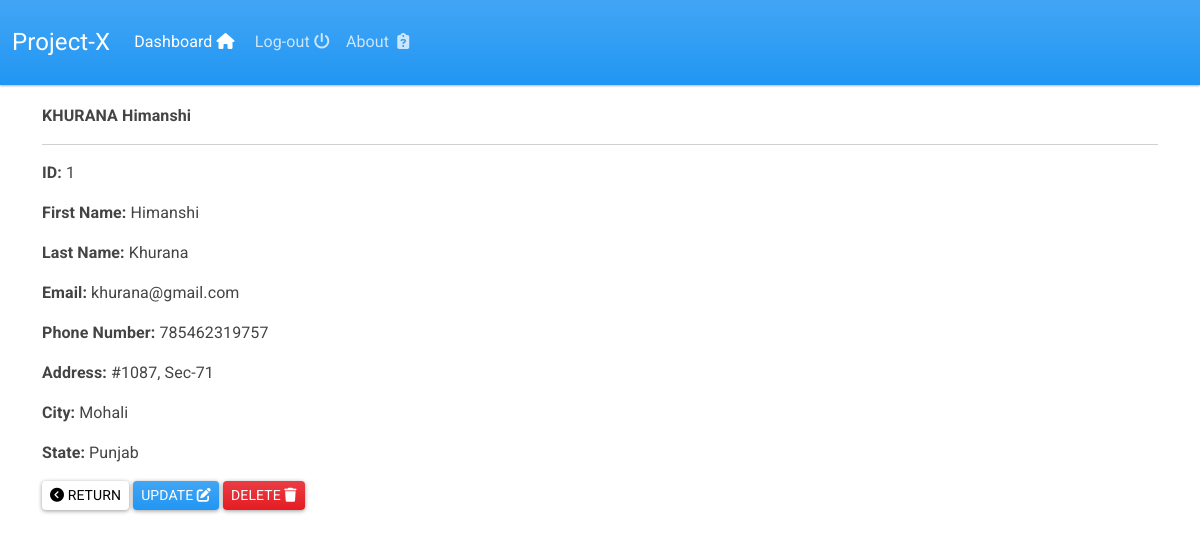
The page /record/1 (signed in) on the database its author committed.
### webapp/models.py (models this page shows, shortened)
class Record(models.Model):
    creation_date = models.DateTimeField(auto_now_add = True)
    first_name = models.CharField(max_length =50)
    last_name = models.CharField(max_length =50)
    email = models.EmailField(max_length =100)
    phone = models.CharField(max_length = 12)
    address = models.CharField(max_length=400)
    city = models.CharField(max_length=50)
    state = models.CharField(max_length = 50)

### webapp/views.py (the view)
# urls.py: path("record/<int:pk>", view_record, name="view-record"),
@login_required
def view_record(request, pk):
    record = Record.objects.filter(id=pk).first()
    return render(request, "webapp/view-record.html", context={"record": record})

### webapp/templates/webapp/view-record.html
{% extends 'webapp/base.html' %}
{% block content %}
    {% if record %}
        <strong>
            {{record.last_name | upper}}
            {{record.first_name}}
        </strong>
        <hr>
        <div class="card-body">
            <p><strong> ID: </strong> {{record.id}} </p>
            <p><strong> First Name: </strong> {{record.first_name}} </p>
            <p><strong> Last Name: </strong> {{record.last_name}} </p>
            <p><strong> Email: </strong> {{record.email}} </p>
            <p><strong> Phone Number: </strong> {{record.phone}} </p>
            <p><strong> Address: </strong> {{record.address}} </p>
            <p><strong> City: </strong> {{record.city}} </p>
            <p><strong> State: </strong> {{record.state}} </p>
        </div>
    {% else %}
        <h3>Sorry the record doesn't exist!</h3>
        <a href="{% url 'dashboard' %}">
            <h5>Please try again</h5>
        </a>
    {% endif %}
    <div>
        <a type="button" class="btn btn-secondary btn-sm" href="{% url 'dashboard' %}"><i class="fa-solid fa-circle-chevron-left"></i> Return</i></a>
        <a type="button" class="btn btn-primary btn-sm" href="{% url 'update-record' record.id %}">Update <i class="fa-solid fa-pen-to-square"></i></a>
        <a type="button" class="btn btn-danger btn-sm" href="{% url 'delete-record' record.id %}">Delete <i class="fa-solid fa-trash"></i></a>
    </div>
{% endblock %}

### rows shown on the page
Record: last_name "KHURANA", first_name "Himanshi", id "1", last_name "Khurana", email "khurana@gmail.com", phone "785462319757", address "#1087, Sec-71", city "Mohali", state "Punjab"
